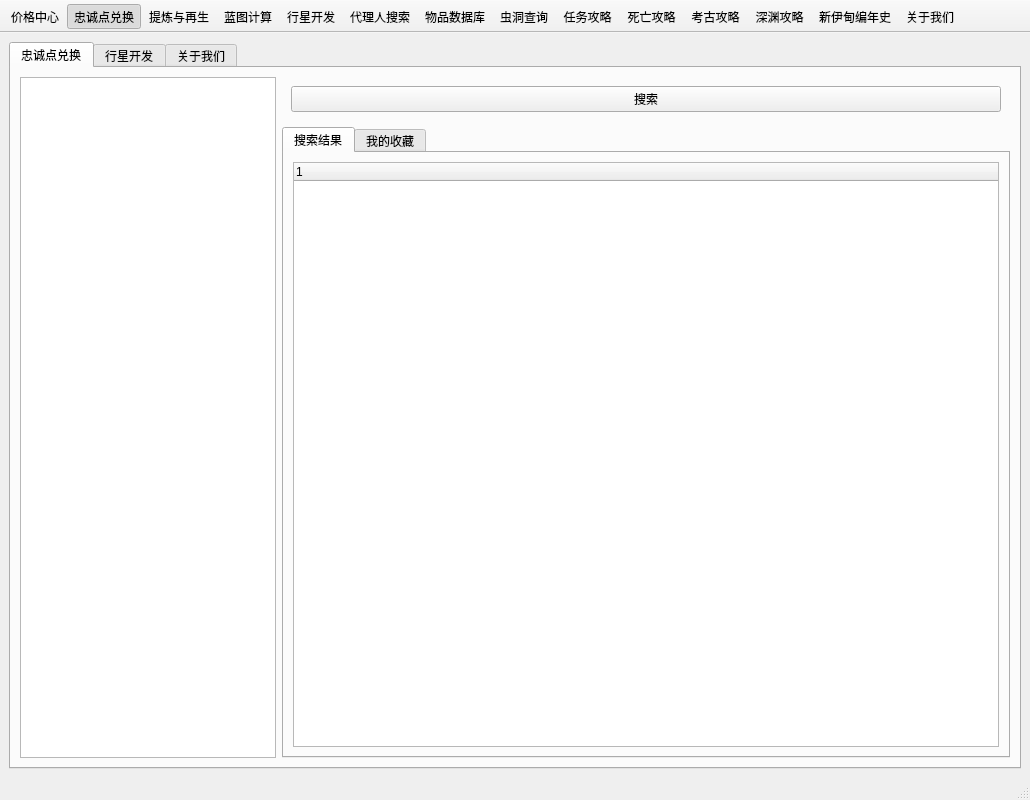
<?xml version="1.0" encoding="UTF-8"?>
<ui version="4.0">
 <class>MainWindow</class>
 <widget class="QMainWindow" name="MainWindow">
  <property name="geometry">
   <rect>
    <x>0</x>
    <y>0</y>
    <width>1030</width>
    <height>800</height>
   </rect>
  </property>
  <property name="windowTitle">
   <string>EVE万能工具 By: Sir丶雨轩 高达</string>
  </property>
  <property name="windowIcon">
   <iconset>
    <normaloff>:/favicon.ico</normaloff>:/favicon.ico</iconset>
  </property>
  <widget class="QWidget" name="centralwidget">
   <layout class="QHBoxLayout" name="horizontalLayout_4">
    <item>
     <widget class="QTabWidget" name="tabMain">
      <property name="tabPosition">
       <enum>QTabWidget::North</enum>
      </property>
      <property name="tabShape">
       <enum>QTabWidget::Rounded</enum>
      </property>
      <property name="currentIndex">
       <number>0</number>
      </property>
      <property name="elideMode">
       <enum>Qt::ElideNone</enum>
      </property>
      <widget class="QWidget" name="tabLp">
       <attribute name="title">
        <string>忠诚点兑换</string>
       </attribute>
       <layout class="QFormLayout" name="formLayout">
        <item row="0" column="0">
         <widget class="QTreeView" name="lpTree">
          <property name="editTriggers">
           <set>QAbstractItemView::NoEditTriggers</set>
          </property>
         </widget>
        </item>
        <item row="0" column="1">
         <widget class="QWidget" name="widget" native="true">
          <layout class="QVBoxLayout" name="verticalLayout_3">
           <property name="leftMargin">
            <number>0</number>
           </property>
           <property name="topMargin">
            <number>0</number>
           </property>
           <property name="rightMargin">
            <number>0</number>
           </property>
           <property name="bottomMargin">
            <number>0</number>
           </property>
           <item>
            <widget class="QWidget" name="widget_2" native="true">
             <layout class="QGridLayout" name="gridLayout">
              <item row="0" column="0" rowspan="2">
               <widget class="QPushButton" name="pushButton_2">
                <property name="text">
                 <string>搜索</string>
                </property>
               </widget>
              </item>
             </layout>
            </widget>
           </item>
           <item>
            <widget class="QTabWidget" name="tabWidget_2">
             <property name="currentIndex">
              <number>0</number>
             </property>
             <widget class="QWidget" name="searchTab">
              <attribute name="title">
               <string>搜索结果</string>
              </attribute>
              <layout class="QHBoxLayout" name="horizontalLayout_2">
               <item>
                <widget class="QTreeWidget" name="treeWidget">
                 <column>
                  <property name="text">
                   <string notr="true">1</string>
                  </property>
                 </column>
                </widget>
               </item>
              </layout>
             </widget>
             <widget class="QWidget" name="myTab">
              <attribute name="title">
               <string>我的收藏</string>
              </attribute>
              <layout class="QHBoxLayout" name="horizontalLayout_5">
               <item>
                <widget class="QWidget" name="widget_3" native="true">
                 <layout class="QHBoxLayout" name="horizontalLayout_3">
                  <item>
                   <widget class="QLabel" name="label_2">
                    <property name="text">
                     <string>此功能尚未开发</string>
                    </property>
                   </widget>
                  </item>
                 </layout>
                </widget>
               </item>
              </layout>
             </widget>
            </widget>
           </item>
          </layout>
         </widget>
        </item>
       </layout>
      </widget>
      <widget class="QWidget" name="tabStar">
       <attribute name="title">
        <string>行星开发</string>
       </attribute>
       <layout class="QHBoxLayout" name="horizontalLayout">
        <item>
         <widget class="QTabWidget" name="tabWidget">
          <property name="currentIndex">
           <number>0</number>
          </property>
          <widget class="QWidget" name="tabStarPlan">
           <attribute name="title">
            <string>方案组合</string>
           </attribute>
           <layout class="QVBoxLayout" name="verticalLayout">
            <item>
             <widget class="QLabel" name="label">
              <property name="styleSheet">
               <string notr="true">color:blue;</string>
              </property>
              <property name="text">
               <string>可用的行星</string>
              </property>
              <property name="textFormat">
               <enum>Qt::AutoText</enum>
              </property>
              <property name="wordWrap">
               <bool>false</bool>
              </property>
             </widget>
            </item>
            <item>
             <widget class="QListView" name="listView"/>
            </item>
           </layout>
          </widget>
         </widget>
        </item>
       </layout>
      </widget>
      <widget class="QWidget" name="tabAbout">
       <attribute name="title">
        <string>关于我们</string>
       </attribute>
       <layout class="QHBoxLayout" name="horizontalLayout_6">
        <item>
         <widget class="QTextBrowser" name="textBrowser">
          <property name="html">
           <string>&lt;!DOCTYPE HTML PUBLIC &quot;-//W3C//DTD HTML 4.0//EN&quot; &quot;http://www.w3.org/TR/REC-html40/strict.dtd&quot;&gt;
&lt;html&gt;&lt;head&gt;&lt;meta name=&quot;qrichtext&quot; content=&quot;1&quot; /&gt;&lt;style type=&quot;text/css&quot;&gt;
p, li { white-space: pre-wrap; }
&lt;/style&gt;&lt;/head&gt;&lt;body style=&quot; font-family:'SimSun'; font-size:9pt; font-weight:400; font-style:normal;&quot;&gt;
&lt;p align=&quot;center&quot; style=&quot; margin-top:0px; margin-bottom:0px; margin-left:0px; margin-right:0px; -qt-block-indent:0; text-indent:0px;&quot;&gt;&lt;span style=&quot; font-family:'SimSun'; font-size:24pt; font-weight:600; color:#0055ff; vertical-align:sub;&quot;&gt;EVE万能查询工具&lt;/span&gt;&lt;/p&gt;
&lt;p align=&quot;center&quot; style=&quot;-qt-paragraph-type:empty; margin-top:0px; margin-bottom:0px; margin-left:0px; margin-right:0px; -qt-block-indent:0; text-indent:0px; font-family:'SimSun'; font-size:24pt; font-weight:600; color:#0055ff; vertical-align:sub;&quot;&gt;&lt;br /&gt;&lt;/p&gt;
&lt;p align=&quot;center&quot; style=&quot; margin-top:0px; margin-bottom:0px; margin-left:0px; margin-right:0px; -qt-block-indent:0; text-indent:0px;&quot;&gt;&lt;span style=&quot; font-family:'SimSun'; font-size:18pt; font-weight:600; color:#ff0000; vertical-align:super;&quot;&gt;开发人员：Sir丶雨轩，高达&lt;/span&gt;&lt;/p&gt;
&lt;p align=&quot;center&quot; style=&quot;-qt-paragraph-type:empty; margin-top:0px; margin-bottom:0px; margin-left:0px; margin-right:0px; -qt-block-indent:0; text-indent:0px; font-family:'SimSun'; font-size:18pt; font-weight:600; color:#ff0000; vertical-align:super;&quot;&gt;&lt;br /&gt;&lt;/p&gt;
&lt;p align=&quot;center&quot; style=&quot; margin-top:0px; margin-bottom:0px; margin-left:0px; margin-right:0px; -qt-block-indent:0; text-indent:0px;&quot;&gt;&lt;span style=&quot; font-family:'SimSun'; font-size:18pt; font-weight:600; color:#aa55ff; vertical-align:super;&quot;&gt;功能紧张刺激的开发中&lt;/span&gt;&lt;/p&gt;
&lt;p align=&quot;center&quot; style=&quot;-qt-paragraph-type:empty; margin-top:0px; margin-bottom:0px; margin-left:0px; margin-right:0px; -qt-block-indent:0; text-indent:0px; font-family:'SimSun'; font-size:18pt; font-weight:600; color:#ff0000; vertical-align:super;&quot;&gt;&lt;br /&gt;&lt;/p&gt;&lt;/body&gt;&lt;/html&gt;</string>
          </property>
         </widget>
        </item>
       </layout>
      </widget>
     </widget>
    </item>
   </layout>
  </widget>
  <widget class="QStatusBar" name="statusbar"/>
  <widget class="QToolBar" name="toolBar">
   <property name="contextMenuPolicy">
    <enum>Qt::DefaultContextMenu</enum>
   </property>
   <property name="acceptDrops">
    <bool>false</bool>
   </property>
   <property name="windowTitle">
    <string>toolBar</string>
   </property>
   <property name="layoutDirection">
    <enum>Qt::LeftToRight</enum>
   </property>
   <property name="movable">
    <bool>false</bool>
   </property>
   <property name="allowedAreas">
    <set>Qt::TopToolBarArea</set>
   </property>
   <property name="iconSize">
    <size>
     <width>30</width>
     <height>30</height>
    </size>
   </property>
   <property name="toolButtonStyle">
    <enum>Qt::ToolButtonTextUnderIcon</enum>
   </property>
   <property name="floatable">
    <bool>false</bool>
   </property>
   <attribute name="toolBarArea">
    <enum>TopToolBarArea</enum>
   </attribute>
   <attribute name="toolBarBreak">
    <bool>false</bool>
   </attribute>
   <addaction name="priceAction"/>
   <addaction name="lpAction"/>
   <addaction name="refineAction"/>
   <addaction name="blueprintAction"/>
   <addaction name="starAction"/>
   <addaction name="agentAction"/>
   <addaction name="goodsAction"/>
   <addaction name="womAction"/>
   <addaction name="actionTask"/>
   <addaction name="actionDed"/>
   <addaction name="actionArc"/>
   <addaction name="actionAbyss"/>
   <addaction name="actionEden"/>
   <addaction name="aboutAction"/>
  </widget>
  <action name="starAction">
   <property name="checkable">
    <bool>true</bool>
   </property>
   <property name="icon">
    <iconset>
     <normaloff>:/2267_64.png</normaloff>:/2267_64.png</iconset>
   </property>
   <property name="text">
    <string>行星开发</string>
   </property>
   <property name="shortcutContext">
    <enum>Qt::WidgetWithChildrenShortcut</enum>
   </property>
   <property name="priority">
    <enum>QAction::NormalPriority</enum>
   </property>
  </action>
  <action name="lpAction">
   <property name="checkable">
    <bool>true</bool>
   </property>
   <property name="checked">
    <bool>true</bool>
   </property>
   <property name="icon">
    <iconset>
     <normaloff>:/57484_64.png</normaloff>:/57484_64.png</iconset>
   </property>
   <property name="text">
    <string>忠诚点兑换</string>
   </property>
   <property name="priority">
    <enum>QAction::NormalPriority</enum>
   </property>
  </action>
  <action name="priceAction">
   <property name="checkable">
    <bool>true</bool>
   </property>
   <property name="icon">
    <iconset>
     <normaloff>:/price.png</normaloff>:/price.png</iconset>
   </property>
   <property name="text">
    <string>价格中心</string>
   </property>
   <property name="toolTip">
    <string>价格中心</string>
   </property>
  </action>
  <action name="refineAction">
   <property name="checkable">
    <bool>true</bool>
   </property>
   <property name="icon">
    <iconset>
     <normaloff>:/tilian.png</normaloff>:/tilian.png</iconset>
   </property>
   <property name="text">
    <string>提炼与再生</string>
   </property>
  </action>
  <action name="blueprintAction">
   <property name="icon">
    <iconset>
     <normaloff>:/blueprint.png</normaloff>:/blueprint.png</iconset>
   </property>
   <property name="text">
    <string>蓝图计算</string>
   </property>
   <property name="toolTip">
    <string>蓝图计算</string>
   </property>
  </action>
  <action name="agentAction">
   <property name="icon">
    <iconset theme="代理人搜索">
     <normaloff>:/agent.png</normaloff>:/agent.png</iconset>
   </property>
   <property name="text">
    <string>代理人搜索</string>
   </property>
  </action>
  <action name="goodsAction">
   <property name="icon">
    <iconset>
     <normaloff>:/corp/1000042.png</normaloff>:/corp/1000042.png</iconset>
   </property>
   <property name="text">
    <string>物品数据库</string>
   </property>
  </action>
  <action name="womAction">
   <property name="icon">
    <iconset>
     <normaloff>:/corp/1000049.png</normaloff>:/corp/1000049.png</iconset>
   </property>
   <property name="text">
    <string>虫洞查询</string>
   </property>
  </action>
  <action name="actionTask">
   <property name="icon">
    <iconset>
     <normaloff>:/task.png</normaloff>:/task.png</iconset>
   </property>
   <property name="text">
    <string>任务攻略</string>
   </property>
  </action>
  <action name="actionDed">
   <property name="icon">
    <iconset>
     <normaloff>:/corp/1000120.png</normaloff>:/corp/1000120.png</iconset>
   </property>
   <property name="text">
    <string>死亡攻略</string>
   </property>
  </action>
  <action name="actionArc">
   <property name="icon">
    <iconset>
     <normaloff>:/corp/1000064.png</normaloff>:/corp/1000064.png</iconset>
   </property>
   <property name="text">
    <string>考古攻略</string>
   </property>
  </action>
  <action name="actionAbyss">
   <property name="icon">
    <iconset>
     <normaloff>:/corp/1000151.png</normaloff>:/corp/1000151.png</iconset>
   </property>
   <property name="text">
    <string>深渊攻略</string>
   </property>
  </action>
  <action name="actionEden">
   <property name="icon">
    <iconset>
     <normaloff>:/corp/1000002.png</normaloff>:/corp/1000002.png</iconset>
   </property>
   <property name="text">
    <string>新伊甸编年史</string>
   </property>
  </action>
  <action name="aboutAction">
   <property name="icon">
    <iconset>
     <normaloff>:/about.png</normaloff>:/about.png</iconset>
   </property>
   <property name="text">
    <string>关于我们</string>
   </property>
  </action>
 </widget>
 <resources>
  <include location="Images/img.qrc"/>
 </resources>
 <connections/>
</ui>
